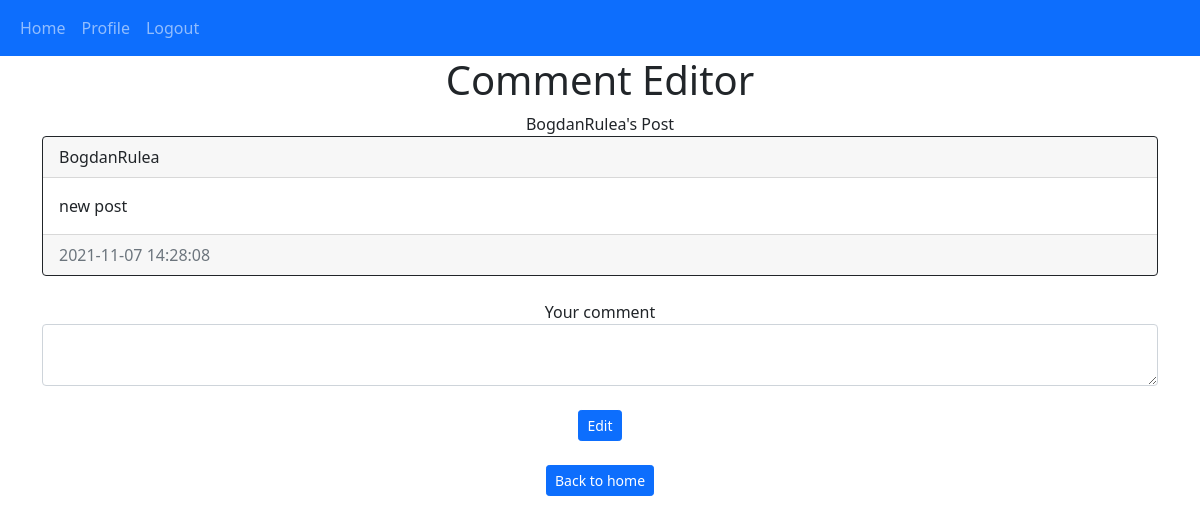
Page /edit-comment/4/1 (signed in) on the earlier database version.
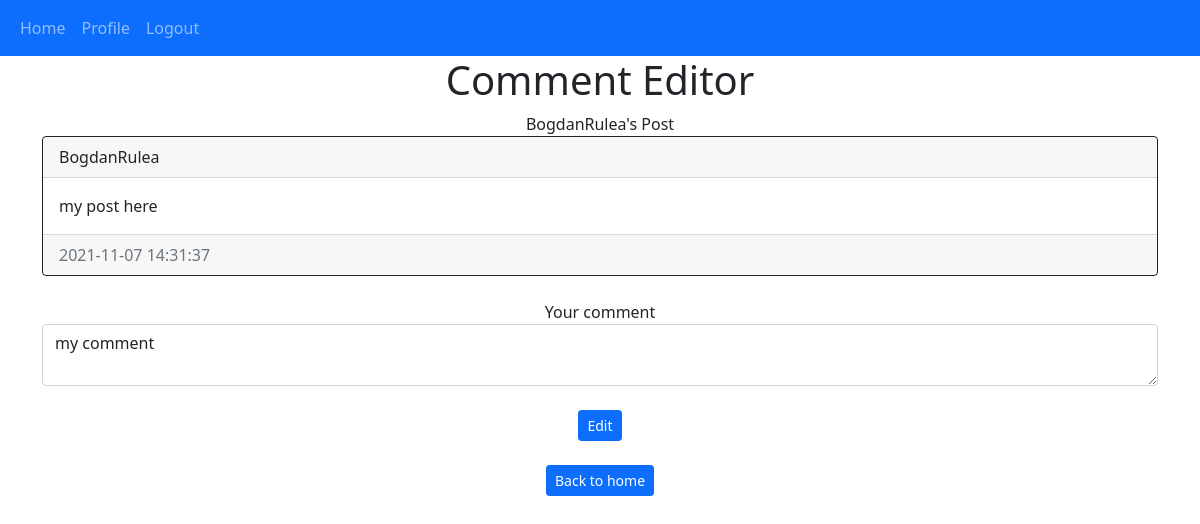
Same page on the later database version.
### webpage/models.py (models this page shows)
class Post(db.Model):
    id = db.Column(db.Integer, primary_key = True)
    text = db.Column(db.Text, nullable = False)
    creation_date = db.Column(db.DateTime(timezone = True), default = func.now())
    author = db.Column(db.Integer, db.ForeignKey('user.id', ondelete ="CASCADE"), nullable = False)
    comments = db.relationship('Comment', backref = 'post', passive_deletes = True)
    likes = db.relationship('Like', backref = 'post', passive_deletes = True)

class Comment(db.Model):
    id = db.Column(db.Integer, primary_key = True)
    text = db.Column(db.Text, nullable = False)
    creation_date = db.Column(db.DateTime(timezone = True), default = func.now())
    author = db.Column(db.Integer, db.ForeignKey('user.id', ondelete ="CASCADE"), nullable = False)
    post_id = db.Column(db.Integer, db.ForeignKey('post.id', ondelete ="CASCADE"), nullable = False)

### webpage/views.py (the view, shortened to what this page needs)
@views.route('/edit-comment/<postId>/<commentId>', methods  = ["POST", "GET"])
@login_required
def edit_com(postId, commentId):
    post = Post.query.filter_by(id = postId).first()
    comment = Comment.query.filter_by(post_id = postId, id = commentId).first()
    user = User.query.filter_by(id = post.author).first()
    return render_template('edit_comment.html',user = current_user, comment = comment, post = post, username = user.username)

### webpage/__init__.py (called while the page is built)
def create_app():
    app = Flask(__name__)
    app.config['SECRET_KEY'] = "thisismysecretkey"
    app.config['SQLALCHEMY_DATABASE_URI'] = f'sqlite:///{DB_NAME}'
    db.init_app(app)
    from .views import views
    from .auth import auth
    app.register_blueprint(views, url_prefix = "/")
    app.register_blueprint(auth, url_prefix = "/")
    from .models import User, Post, Comment, Like
    create_database(app)
    print("Database created!")
    login_manager = LoginManager()
    login_manager.login_view = "auth.login"
    login_manager.init_app(app)
    @login_manager.user_loader
    def load_user(id):
        return User.query.get(int(id))
    return app

### webpage/templates/edit_comment.html (shortened to what this page needs)
{% extends "main.html"%}
{% block content %}
<h1 align='center'>Comment Editor</h1>
<form method="POST">
    <div align = "center">{{username}}'s Post</div>
    <div class="card border-dark">
        <div class="card-header d-flex justify-content-between align-items-center">
            {{username}}
        </div>
        <div class="card-body">
            <div class="card-text" aria-readonly="true">{{post.text}}</div>
        </div>
        <div class="card-footer d-flex justify-content-between">
            <span class="text-muted">{{post.creation_date}}</span>
        </div>
    </div>
    <br/>
    <div align = 'center'>Your comment</div>
    <div>
        <textarea name='text' id="text" class="form-control">{{comment.text}}</textarea>
        <br />
        <div align=center>
            <button type="submit" class="btn btn-sm btn-primary">Edit</button>
        </div>
        <br />
    </div>
    <div align='center'>
        <a href="/home"><button type="button" class="btn btn-sm btn-primary">Back to home</button></a>
    </div>
</form>
{% endblock%}

Differences in the rows shown:
changed Post: text "new post" → "my post here"; creation_date "2021-11-07 14:28:08" → "2021-11-07 14:31:37"
added Comment: text "my comment"
